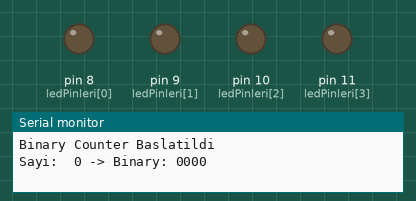
Recording of a sketch running on a simulated Arduino Uno, built with avr-gcc and run on an emulated ATmega328P. Parts: output pins drawn as LEDs (lit = HIGH), the last lines printed to the serial monitor.

Above: at 0.5 s.
At 3.5 s:
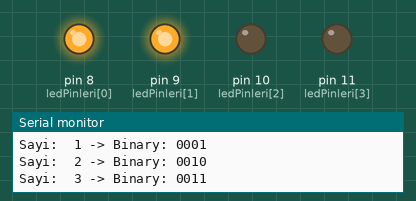
At 5.5 s:
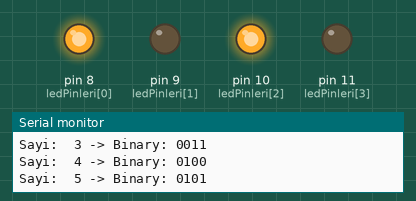
At 7.5 s:
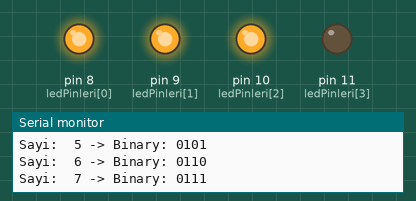
At 11.5 s:
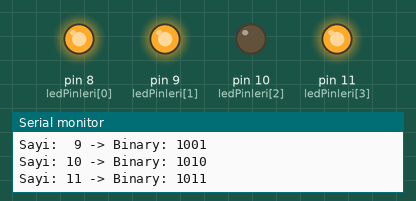
At 15.5 s:
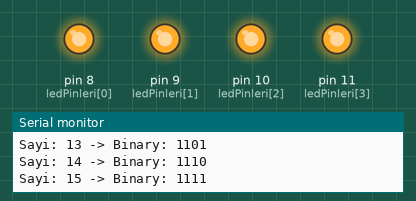
Timing chart, 0 to 20.8 s (numbered marks = the images above):
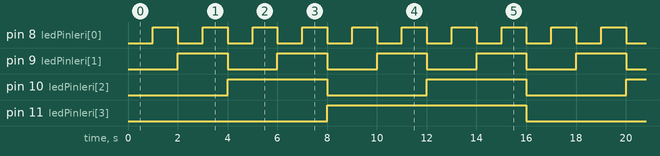

The sketch:

binary_counter.ino
```cpp
/*
 * Binary Counter (İkili Sayaç)
 * 4 LED ile 0-15 arası ikili sayma
 *
 * Devre Bağlantısı:
 * Pin 8-11 -> 220Ω Direnç -> LED -> GND
 *
 * LED düzeni: LED3 LED2 LED1 LED0
 *              8    4    2    1
 */

int ledPinleri[] = {8, 9, 10, 11};  // 4 LED
int pinSayisi = 4;

void setup() {
  Serial.begin(9600);

  for (int i = 0; i < pinSayisi; i++) {
    pinMode(ledPinleri[i], OUTPUT);
  }

  Serial.println("Binary Counter Baslatildi");
}

void binaryGoster(int sayi) {
  for (int i = 0; i < pinSayisi; i++) {
    // Bit kaydırma ile her bitin değerini al
    int bitDegeri = (sayi >> i) & 1;
    digitalWrite(ledPinleri[i], bitDegeri);
  }
}

void loop() {
  for (int sayi = 0; sayi < 16; sayi++) {
    binaryGoster(sayi);

    // Seri monitöre yazdır
    Serial.print("Sayi: ");
    if (sayi < 10) Serial.print(" ");
    Serial.print(sayi);
    Serial.print(" -> Binary: ");

    for (int i = pinSayisi - 1; i >= 0; i--) {
      Serial.print((sayi >> i) & 1);
    }
    Serial.println();

    delay(1000);
  }

  Serial.println("--- Tekrar ---");
}
```

Measured:
- by itself, pin 8 (ledPinleri[0]): alternates HIGH for 1.0 s and LOW for 1.0 s
- by itself, pin 9 (ledPinleri[1]): alternates HIGH for 2.0 s and LOW for 2.0 s
- by itself, pin 10 (ledPinleri[2]): alternates HIGH for 4.0 s and LOW for 4.0 s
- by itself, pin 11 (ledPinleri[3]): alternates HIGH for 8.0 s and LOW for 8.0 s
